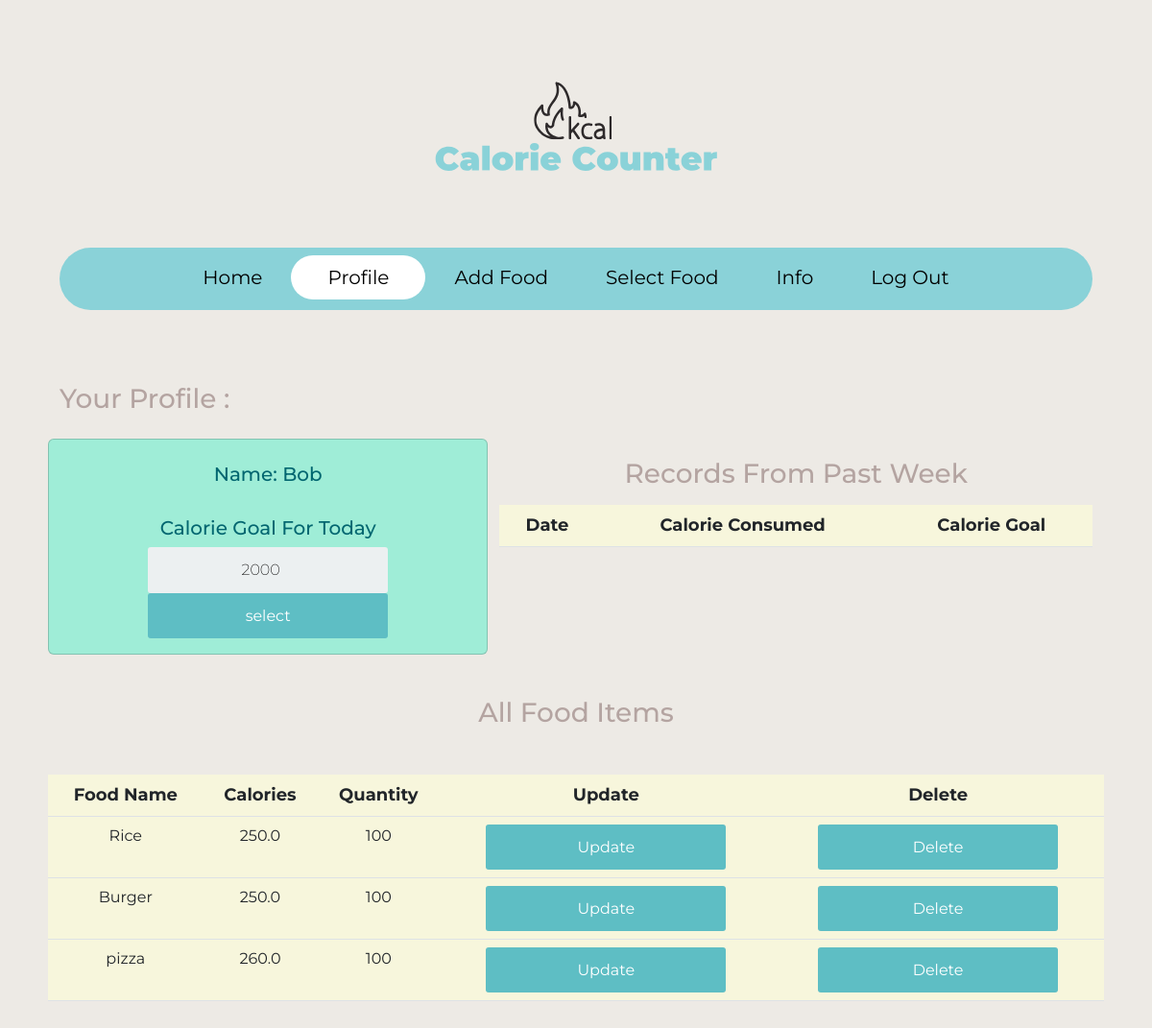
The page /profile/ (signed in) on the database its author committed.
### counter/models.py (models this page shows, shortened)
class Profile(models.Model):
    person_of = models.ForeignKey(User, null=True, on_delete=models.CASCADE)
    calorie_count = models.FloatField(default=0, null=True, blank=True)
    food_selected = models.ForeignKey(Food, on_delete=models.CASCADE, null=True, blank=True)
    quantity = models.FloatField(default=0)
    total_calorie = models.FloatField(default=0, null=True)
    date = models.DateField(auto_now_add=True)
    calorie_goal = models.PositiveIntegerField(default=0)
    all_food_selected_today = models.ManyToManyField(Food, through='PostFood', related_name='inventory')

class Food(models.Model):
    name = models.CharField(max_length=200, null=False)
    quantity = models.PositiveIntegerField(null=False, default=0)
    calorie = models.FloatField(null=False, default=0)
    person_of = models.ForeignKey(User, null=True, on_delete=models.CASCADE)

### counter/views.py (the view)
# urls.py: path('profile/', ProfilePage, name='profile'),
@login_required
def ProfilePage(request):
    person = Profile.objects.filter(person_of=request.user).last()
    food_items = Food.objects.filter(person_of=request.user)
    form = ProfileForm(instance=person)
    if request.method == 'POST':
        form = ProfileForm(request.POST, instance=person)
        if form.is_valid():
            form.save()
            return redirect('profile')
    else:
        form = ProfileForm(instance=person)
    some_day_last_week = timezone.now().date() - timedelta(days=7)
    records = Profile.objects.filter(date__gte=some_day_last_week, date__lt=timezone.now().date(),
                                     person_of=request.user)
    context = {'form': form, 'food_items': food_items, 'records': records}
    return render(request, 'profile.html', context)

### counter/forms.py
class ProfileForm(forms.ModelForm):
    class Meta:
        model = Profile
        fields = ('calorie_goal',)

### counter/templates/profile.html (shortened to what this page needs)
{% extends 'base.html' %}
{% block content %}
<nav id="navbar-primary" class="navbar navbar-expand-lg navbar-default active" role="navigation">
 <div class="container">
            <div class="collapse navbar-collapse" id="resNav">
            <ul class="navbar-nav justify-content-center">
              {% with url_name=request.resolver_match.url_name %}
              <li class="nav-item"><a class="nav-link  {% if url_name == 'home' %} active{% endif %}" href={% url "home" %}>Home</a></li>
              <li class="nav-item"><a class="nav-link {% if url_name == 'profile' %} active{% endif %}" href={% url "profile" %}>Profile</a></li>
              <li class="nav-item"><a class="nav-link {% if url_name == 'add_food' %} active{% endif %}" href={% url "add_food" %}>Add Food</a></li>
              <li class="nav-item"><a class="nav-link {% if url_name == 'select_food' %} active{% endif %}" href={% url "select_food" %}>Select Food</a></li>
              <li class="nav-item"><a class="nav-link {% if url_name == 'general' %} active{% endif %}" href={% url "general" %}>Info</a></li>
              <li class="nav-item"><a class="nav-link {% if url_name == 'logout' %} active{% endif %}" href={% url "logout" %}>Log Out</a></li>
              {% endwith %}
            </ul>
            </div>
 </div>
</nav>
<br>
<br>
<div class="container-fluid">
    <h3 class="headline">Your Profile :</h3>
        <div class="row mt-4 mb-4">
            <div class="col-lg-5 card card-body">
            <div class="app-title">
                <h5 class="text-center card-title mt-2">Name: {{ request.user }} </h5>
            </div>
            <form method="POST" action="" class="login-form pt-4">
                {% for field in form %}
                <h5 class="card-title" >Calorie Goal For Today</h5>
                {{ field }}
                {% endfor %}
                <input class="btn login_btn profile-submit ml-3" type="submit" value="select">
            </form>
        </div>
        <div class="col-lg-7">
        <h3 class="text-center headline pb-2">Records From Past Week</h3>
        <table class="table text-center">
            <thead class="thead-dark">
                <tr>
                    <th scope="col">Date</th>
                    <th scope="col">Calorie Consumed</th>
                    <th scope="col">Calorie Goal</th>
                </tr>
            </thead>
        </table>
    </div>
     </div>
    <h3 class="text-center headline">All Food Items</h3>
     <div class="row mt-5">
      <table class="table text-center">
            <thead class="thead-dark">
                <tr>
                    <th scope="col">Food Name</th>
                    <th scope="col">Calories</th>
                    <th scope="col">Quantity</th>
                    <th scope="col">Update</th>
                    <th scope="col">Delete</th>
                </tr>
            </thead>
            <tbody>
                {% for food in food_items %}
                <tr>
                    <td>{{ food.name }}</td>
                    <td>{{ food.calorie }}</td>
                    <td>{{ food.quantity }}</td>
                    <td><a class="btn btn-sm " href="{% url 'update_food' food.id %}">Update</a></td>
                    <td><a class="btn btn-sm " href="{% url 'delete_food' food.id %}">Delete</a></td>
                </tr>
                {% endfor %}
            </tbody>
        </table>
    </div>
</div>
{% endblock content %}

### counter/templates/base.html (shortened to what this page needs)
{% load static %}
<!DOCTYPE html>
<html>
<head>
    <link href="https://cdn.jsdelivr.net/npm/bootstrap@5.2.0-beta1/dist/css/bootstrap.min.css" rel="stylesheet"
 />
    <link href="{% static 'style.css' %}" rel="stylesheet" type="text/css" />
</head>
<body>
  <div class="container">
        <div class="row justify-content-center">
            <div class="col-md-8 text-center">
 </div>
        </div>
  </div>
        {% block content %}
        {% endblock content %}
</body>
</html>

### eatwell/static/style.css (style rules this page uses)
body { background-color: #edeae5; padding: 50px; font-family: 'Montserrat', sans-serif; color: #b4a4a1; }
a { text-decoration:none !important; }
#navbar-primary.navbar-default .navbar-nav { width: 100%; text-align: center; background-color: #8ad2d8; border-radius: 100px ; }
#navbar-primary.navbar-default .navbar-nav > li { display: inline-block; float: none; vertical-align: top; padding-top: 8px; padding-bottom: 8px; }
#navbar-primary.navbar-default .navbar-nav > li > a { padding-left: 30px; padding-right: 30px; color:black; font-size: 20px; text-decoration:none; }
ul.navbar-nav .nav-item:after { content: ''; display: block; height: 3px; width: 0; transition: width .5s ease, background-color .5s ease; }
.navbar-nav .nav-item > a.active { width: 140px; background: white ; border-radius: 100px ; color: black; text-align: center; display: block; text-decoration: none; }
.app-title { text-align: center; }
.login-form { text-align: center; }
input { text-align: center; background-color: #ECF0F1; border: 2px solid transparent; border-radius: 3px; font-size: 16px; font-weight: 200; padding: 10px 0; width: 250px; transition: border .5s; }
.btn { background: #5ebec4; color: white ; font-size: 16px; line-height: 25px; padding: 10px 0; text-decoration: none; text-shadow: none; border-radius: 3px; box-shadow: none; transition: 0.25s; display: block; width: 250px; margin: 0 auto; }
.card { background-color: #9fedd7; }
.card-title { color:#026670 ; }
.card::before, .card::after { position: absolute; top: 0; right: 0; bottom: 0; left: 0; transform: scale3d(0, 0, 1); transition: transform .3s ease-out 0s; background: rgba(255, 255, 255, 0.1); content: ''; pointer-events: none; }
.card::before { transform-origin: left top; }
.card::after { transform-origin: right bottom; }
th { font-size: 18px; }
.headline { padding-top:20px; }
.table { background-color: #F7F6DC; }
.profile-submit { background-color: #5ebec4; }

### rows shown on the page
Profile: form "2000"
Food: name "Rice", calorie "250.0", quantity "100"
Food: name "Burger", calorie "250.0", quantity "100"
Food: name "pizza", calorie "260.0", quantity "100"

### other values the page prints
{{ request.user }} "Bob"
